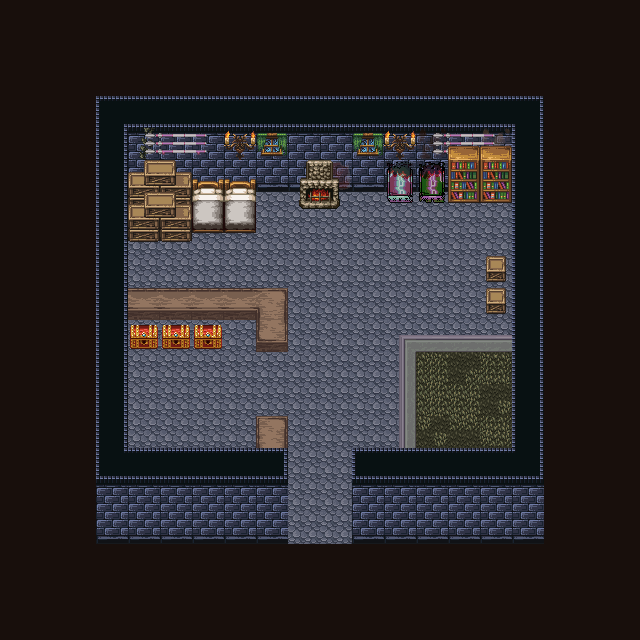

The image is a tile-based game level rendered from a .tmx file. Its description and source (layers, tilesets, objects; grid data summarised) follow:
An orthogonal 20x20 tile map with 32x32 px tiles, 11 tile layers (floor, wall1, dirt, furniture1, ...).

<map version="1.9" tiledversion="1.9.1" orientation="orthogonal" renderorder="right-down" width="20" height="20" tilewidth="32" tileheight="32" infinite="0" nextlayerid="13" nextobjectid="1">
  <tileset firstgid="1" source="../26,27_tsx/26,27_maptip_3x.tsx" />
  <layer id="3" name="floor" width="20" height="20">
    <data>[400 cells, 132 non-empty, 1 distinct tile ids]</data>
  </layer>
  <layer id="2" name="wall1" width="20" height="20">
    <data>[400 cells, 84 non-empty, 11 distinct tile ids]</data>
  </layer>
  <layer id="8" name="dirt" width="20" height="20">
    <data>[400 cells, 5 non-empty, 5 distinct tile ids]</data>
  </layer>
  <layer id="6" name="furniture1" width="20" height="20">
    <data>[400 cells, 19 non-empty, 14 distinct tile ids]</data>
  </layer>
  <layer id="7" name="furniture2" width="20" height="20">
    <data>[400 cells, 30 non-empty, 23 distinct tile ids]</data>
  </layer>
  <layer id="12" name="furniture3" width="20" height="20">
    <data>[400 cells, 6 non-empty, 3 distinct tile ids]</data>
  </layer>
  <layer id="10" name="kerb" width="20" height="20">
    <data>[400 cells, 7 non-empty, 3 distinct tile ids]</data>
  </layer>
  <layer id="5" name="chara" width="20" height="20">
    <data>[400 cells, 0 non-empty, 0 distinct tile ids]</data>
  </layer>
  <layer id="9" name="furniture4" width="20" height="20">
    <data>[400 cells, 8 non-empty, 4 distinct tile ids]</data>
  </layer>
  <layer id="4" name="wall2" width="20" height="20">
    <data>[400 cells, 10 non-empty, 4 distinct tile ids]</data>
  </layer>
  <layer id="1" name="black" width="20" height="20">
    <data>[400 cells, 204 non-empty, 1 distinct tile ids]</data>
  </layer>
</map>
